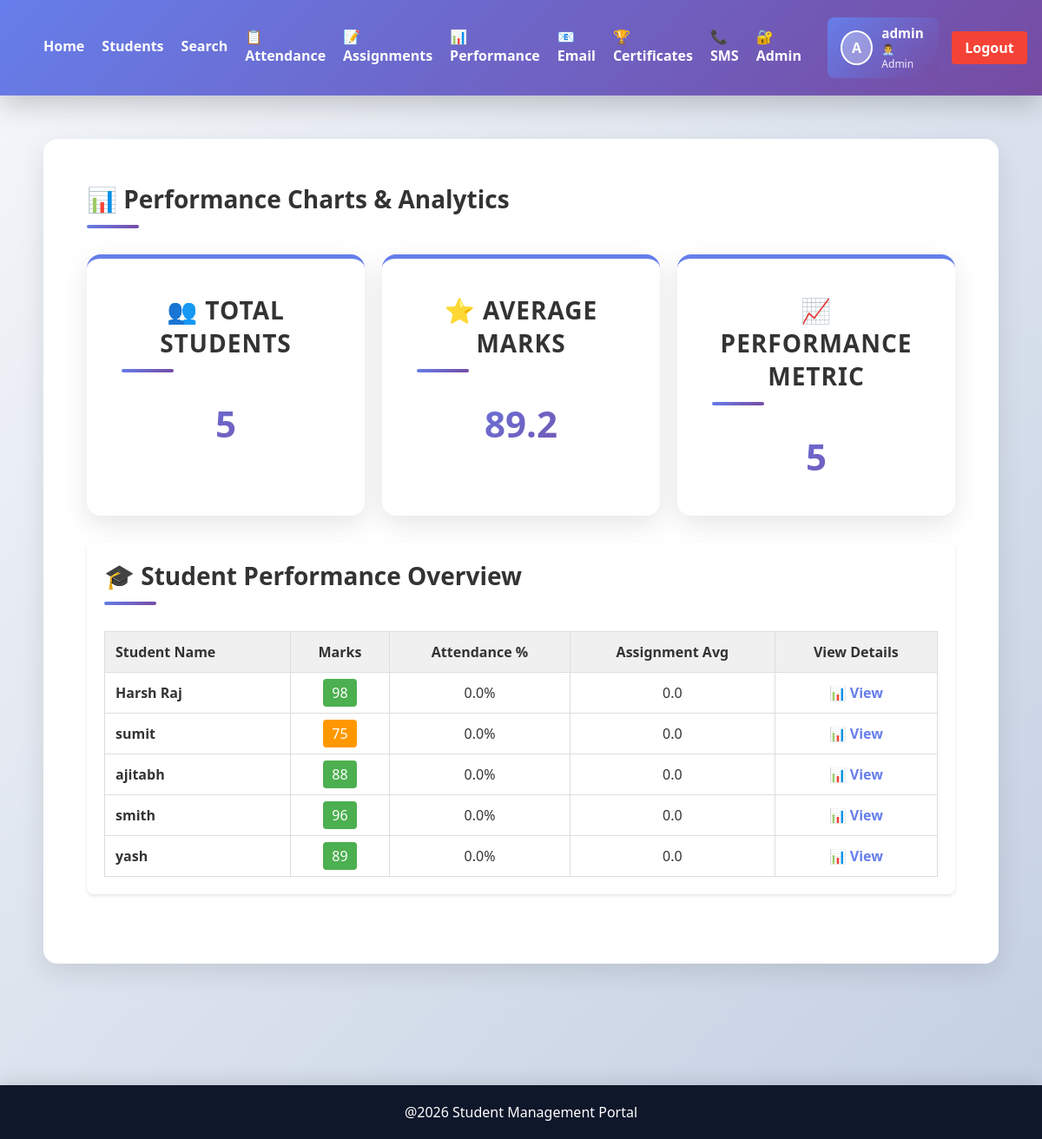
The page /performance-charts/ (signed in) on the database its author committed.
### students/models.py (models this page shows, shortened)
class Student(models.Model):
    name = models.CharField(max_length=100)
    course = models.CharField(max_length=100)
    marks = models.IntegerField()
    age = models.IntegerField(default=18)
    profile_pic = models.ImageField(upload_to='profiles/', blank=True, null=True)

class PerformanceMetric(models.Model):
    student = models.OneToOneField(Student, on_delete=models.CASCADE, related_name='performance_metric')
    total_assignments = models.IntegerField(default=0)
    completed_assignments = models.IntegerField(default=0)
    average_assignment_marks = models.FloatField(default=0)
    attendance_percentage = models.FloatField(default=0)
    total_attendance_days = models.IntegerField(default=0)
    present_days = models.IntegerField(default=0)
    updated_at = models.DateTimeField(auto_now=True)

### students/views.py (the view)
# urls.py: path('performance-charts/', views.performance_charts, name='performance_charts'),
@login_required(login_url='login')
def performance_charts(request):
    students = Student.objects.all()
    chart_data = []
    for student in students:
        try:
            metric = PerformanceMetric.objects.get(student=student)
        except:
            metric = PerformanceMetric.objects.create(student=student)
        chart_data.append({
            'id': student.id,
            'name': student.name,
            'marks': student.marks,
            'attendance': metric.attendance_percentage,
            'assignments': metric.average_assignment_marks,
        })
    data = {
        'students': students,
        'chart_data': chart_data,
        'total_students': len(students),
        'average_marks': Student.objects.aggregate(Avg('marks'))['marks__avg'] or 0,
    }
    return render(request, 'performance_charts.html', data)

### students/templates/performance_charts.html
{% extends 'base.html' %}
{% block content %}
<section class="content-section">
    <h2>📊 Performance Charts & Analytics</h2>
    <div style="display: grid; grid-template-columns: repeat(3, 1fr); gap: 20px; margin-bottom: 30px;">
        <div class="stat-card">
            <h3>👥 Total Students</h3>
            <p class="stat-number">{{ total_students }}</p>
        </div>
        <div class="stat-card">
            <h3>⭐ Average Marks</h3>
            <p class="stat-number">{{ average_marks|floatformat:1 }}</p>
        </div>
        <div class="stat-card">
            <h3>📈 Performance Metric</h3>
            <p class="stat-number">{{ chart_data|length }}</p>
        </div>
    </div>
    <div style="background: white; padding: 20px; border-radius: 8px; margin-bottom: 30px; box-shadow: 0 2px 4px rgba(0,0,0,0.1);">
        <h3>🎓 Student Performance Overview</h3>
        <table style="width: 100%; border-collapse: collapse; margin-top: 15px;">
            <thead>
                <tr style="background: #f0f0f0;">
                    <th style="padding: 12px; text-align: left; border: 1px solid #ddd;">Student Name</th>
                    <th style="padding: 12px; text-align: center; border: 1px solid #ddd;">Marks</th>
                    <th style="padding: 12px; text-align: center; border: 1px solid #ddd;">Attendance %</th>
                    <th style="padding: 12px; text-align: center; border: 1px solid #ddd;">Assignment Avg</th>
                    <th style="padding: 12px; text-align: center; border: 1px solid #ddd;">View Details</th>
                </tr>
            </thead>
            <tbody>
                {% for data in chart_data %}
                    <tr style="border: 1px solid #ddd;">
                        <td style="padding: 12px; border: 1px solid #ddd; font-weight: 600;">{{ data.name }}</td>
                        <td style="padding: 12px; border: 1px solid #ddd; text-align: center;">
                            <span style="background: {% if data.marks >= 80 %}#4caf50{% elif data.marks >= 60 %}#ff9800{% else %}#f44336{% endif %}; color: white; padding: 5px 10px; border-radius: 4px;">
                                {{ data.marks }}
                            </span>
                        </td>
                        <td style="padding: 12px; border: 1px solid #ddd; text-align: center;">{{ data.attendance|floatformat:1 }}%</td>
                        <td style="padding: 12px; border: 1px solid #ddd; text-align: center;">{{ data.assignments|floatformat:1 }}</td>
                        <td style="padding: 12px; border: 1px solid #ddd; text-align: center;">
                            <a href="{% url 'student_performance' data.id %}" style="color: #667eea; text-decoration: none; font-weight: 600;">📊 View</a>
                        </td>
                    </tr>
                {% endfor %}
            </tbody>
        </table>
    </div>
</section>
{% endblock %}

### students/templates/base.html (shortened to what this page needs)
{% load student_extras %}
{% load static %}
<!DOCTYPE html>
<html>
    <head>
        <link rel="stylesheet" href="{%static 'css/style.css'%}">
    </head>
    <body>
        <header class="navbar">
            <nav style="display: flex; justify-content: space-between; align-items: center;">
                <div style="display: flex; gap: 20px; align-items: center;">
                    <a href="{% url 'home' %}">Home</a>
                    <a href="{% url 'students' %}">Students</a>
                    <a href="{% url 'search' %}">Search</a>
                    <a href="{% url 'attendance' %}">📋 Attendance</a>
                    <a href="{% url 'assignments' %}">📝 Assignments</a>
                    <a href="{% url 'performance_charts' %}">📊 Performance</a>
                    {% if user.is_staff or user.is_superuser %}
                        <a href="{% url 'email_notifications' %}">📧 Email</a>
                        <a href="{% url 'certificates' %}">🏆 Certificates</a>
                        <a href="{% url 'sms_alerts' %}">📞 SMS</a>
                        <a href="{% url 'admin_panel' %}">🔐 Admin</a>
                    {% endif %}
                </div>
                <div style="display: flex; align-items: center; gap: 15px;">
                    {% if user.is_authenticated %}
                        {% with admin_user=user %}
                            {% if user.is_staff or user.is_superuser %}
                                <div style="display: flex; align-items: center; gap: 10px; padding: 8px 15px; background: linear-gradient(135deg, #667eea, #764ba2); border-radius: 8px; color: white;">
                                    {% with profile=admin_user.student_set.first %}
                                        {% if profile.profile_pic %}
                                            <img src="{{ profile.profile_pic.url }}" alt="{{ admin_user.username }}" style="width: 40px; height: 40px; border-radius: 50%; object-fit: cover; border: 2px solid white;">
                                        {% else %}
                                            <div style="width: 40px; height: 40px; border-radius: 50%; background: rgba(255,255,255,0.3); display: flex; align-items: center; justify-content: center; font-weight: bold; border: 2px solid white;">
                                                {{ admin_user.first_name|first|upper|default:admin_user.username|first|upper }}
                                            </div>
                                        {% endif %}
                                    {% endwith %}
                                    <div>
                                        <div style="font-weight: 600; font-size: 0.95em;">{{ admin_user.first_name|default:admin_user.username }}</div>
                                        <div style="font-size: 0.75em; opacity: 0.9;">👨‍💼 Admin</div>
                                    </div>
                                </div>
                            {% endif %}
                        {% endwith %}
                        <a href="{% url 'logout' %}" style="padding: 8px 15px; background: #f44336; color: white; border-radius: 4px; text-decoration: none; font-weight: 600;">Logout</a>
                    {% else %}
                        <a href="{% url 'login' %}">Login</a>
                    {% endif %}
                </div>
            </nav>
        </header>
        <div class="container">
            {% block content %}
            {% endblock %}
        </div>
        <footer class="footer">
            <p>@2026 Student Management Portal</p>
        </footer>
    </body>
</html>

### students/static/css/style.css (style rules this page uses)
* { margin: 0; padding: 0; box-sizing: border-box; }
body { font-family: 'Segoe UI', 'Roboto', Tahoma, Geneva, Verdana, sans-serif; background: linear-gradient(135deg, #f5f7fa 0%, #c3cfe2 100%); min-height: 100vh; color: #333; }
.navbar { background: linear-gradient(135deg, #667eea 0%, #764ba2 100%); color: white; display: flex; justify-content: space-between; align-items: center; padding: 20px 50px; box-shadow: 0 10px 30px rgba(0, 0, 0, 0.2); position: sticky; top: 0; z-index: 100; }
nav { display: flex; gap: 30px; }
.navbar a { color: white; text-decoration: none; font-weight: 600; transition: all 0.3s ease; position: relative; padding-bottom: 5px; }
.navbar a::after { content: ''; position: absolute; bottom: 0; left: 0; width: 0; height: 2px; background: #fbbf24; transition: width 0.3s ease; }
.container { padding: 50px; max-width: 1400px; margin: 0 auto; }
.stat-card { background: white; padding: 40px; border-radius: 16px; box-shadow: 0 10px 30px rgba(0, 0, 0, 0.1); text-align: center; border-top: 5px solid #667eea; transition: all 0.3s cubic-bezier(0.4, 0, 0.2, 1); position: relative; overflow: hidden; }
.stat-card::before { content: ''; position: absolute; top: 0; left: -100%; width: 100%; height: 100%; background: linear-gradient(90deg, transparent, rgba(255, 255, 255, 0.3), transparent); transition: left 0.5s; }
.stat-card h3 { color: #666; margin: 0 0 15px 0; font-size: 16px; font-weight: 600; text-transform: uppercase; letter-spacing: 1px; }
.stat-number { background: linear-gradient(135deg, #667eea, #764ba2); -webkit-background-clip: text; background-clip: text; -webkit-text-fill-color: transparent; font-size: 42px; font-weight: 800; margin: 0; }
.content-section { background: white; padding: 50px; margin-bottom: 40px; border-radius: 16px; box-shadow: 0 10px 30px rgba(0, 0, 0, 0.1); }
.content-section h2, .content-section h3 { color: #333; margin-top: 0; margin-bottom: 30px; font-size: 28px; font-weight: 700; position: relative; padding-bottom: 15px; }
.content-section h2::after, .content-section h3::after { content: ''; position: absolute; bottom: 0; left: 0; width: 60px; height: 4px; background: linear-gradient(135deg, #667eea, #764ba2); border-radius: 2px; }
.footer { background: linear-gradient(135deg, #667eea, #764ba2); color: white; text-align: center; padding: 30px; margin-top: 60px; box-shadow: 0 -5px 20px rgba(0, 0, 0, 0.1); }
.footer p { margin: 0; font-weight: 500; }
.footer { text-align:center; background:#0f172a; color:white; padding:20px; margin-top:50px; }

### rows shown on the page
Student: name "Harsh Raj"
PerformanceMetric: attendance "0.0", assignments "0.0"
Student: name "sumit"
PerformanceMetric: attendance "0.0", assignments "0.0"
Student: name "ajitabh"
PerformanceMetric: attendance "0.0", assignments "0.0"
Student: name "smith"
PerformanceMetric: attendance "0.0", assignments "0.0"
Student: name "yash"
PerformanceMetric: attendance "0.0", assignments "0.0"

### other values the page prints
{{ admin_user.first_name|default:admin_user.username }} "admin"
{{ total_students }} "5"
{{ average_marks|floatformat:1 }} "89.2"
{{ chart_data|length }} "5"
{{ data.marks }} "98" "75" "88" "96" "89"
